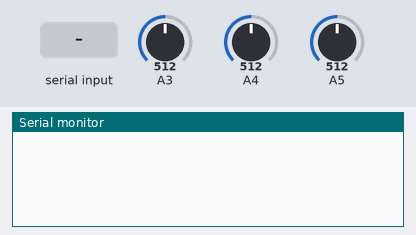
Simulated run of this sketch. Board: Arduino Uno, built with avr-gcc and run on an emulated ATmega328P. Parts: the last lines printed to the serial monitor. Inputs (shaded band) come from the test bench; at power-on: A3 = 512, A4 = 512, A5 = 512.

Above: at 1.2 s.
1.3 s: "d" received over Serial
At 2.2 s:
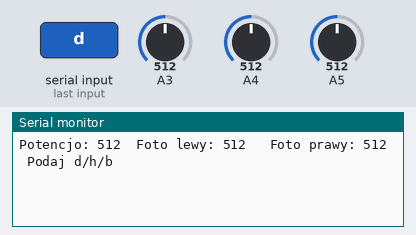
3.0 s: "h" received over Serial
At 3.5 s:
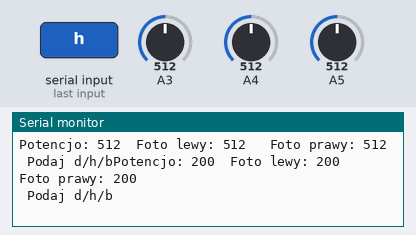

The sketch:

UART_NEW3.ino
```cpp
int odebrane = 0;
void setup() {
  // put your setup code here, to run once:
  Serial.begin(9600);
}

void loop() {
  // put your main code here, to run repeatedly:
  int potencjometr = analogRead(A5);
  int foto1 = analogRead(A3);
  int foto2 = analogRead(A4);
  while (Serial.available() == 0) delay(100);
  if (Serial.available() > 0 ) {
    odebrane = Serial.read();
  }
  switch (odebrane) {
    case 'd':
    Serial.print("Potencjo: ");
    Serial.print(potencjometr, DEC);
    Serial.print("\tFoto lewy: ");
    Serial.print(foto2, DEC);
    Serial.print("\t Foto prawy: ");
    Serial.print(foto1, DEC);
    break;
    case 'h':
    Serial.print("Potencjo: ");
    Serial.print(potencjometr, HEX);
    Serial.print("\tFoto lewy: ");
    Serial.print(foto2, HEX);
    Serial.print("\t Foto prawy: ");
    Serial.print(foto1, HEX);
    break;
    case 'b':
    Serial.print("Potencjo: ");
    Serial.print(potencjometr, BIN);
    Serial.print("\tFoto lewy: ");
    Serial.print(foto2, BIN);
    Serial.print("\t Foto prawy: ");
    Serial.print(foto1, BIN);
    break;
  }
  delay(100);
  Serial.print("\n Podaj d/h/b");
}
```

Measured:
- after the input at 1.3 s, the serial monitor: prints a new line after 0.10 s (image 1)
- after the input at 3.0 s, the serial monitor: prints a new line at once (image 2)
